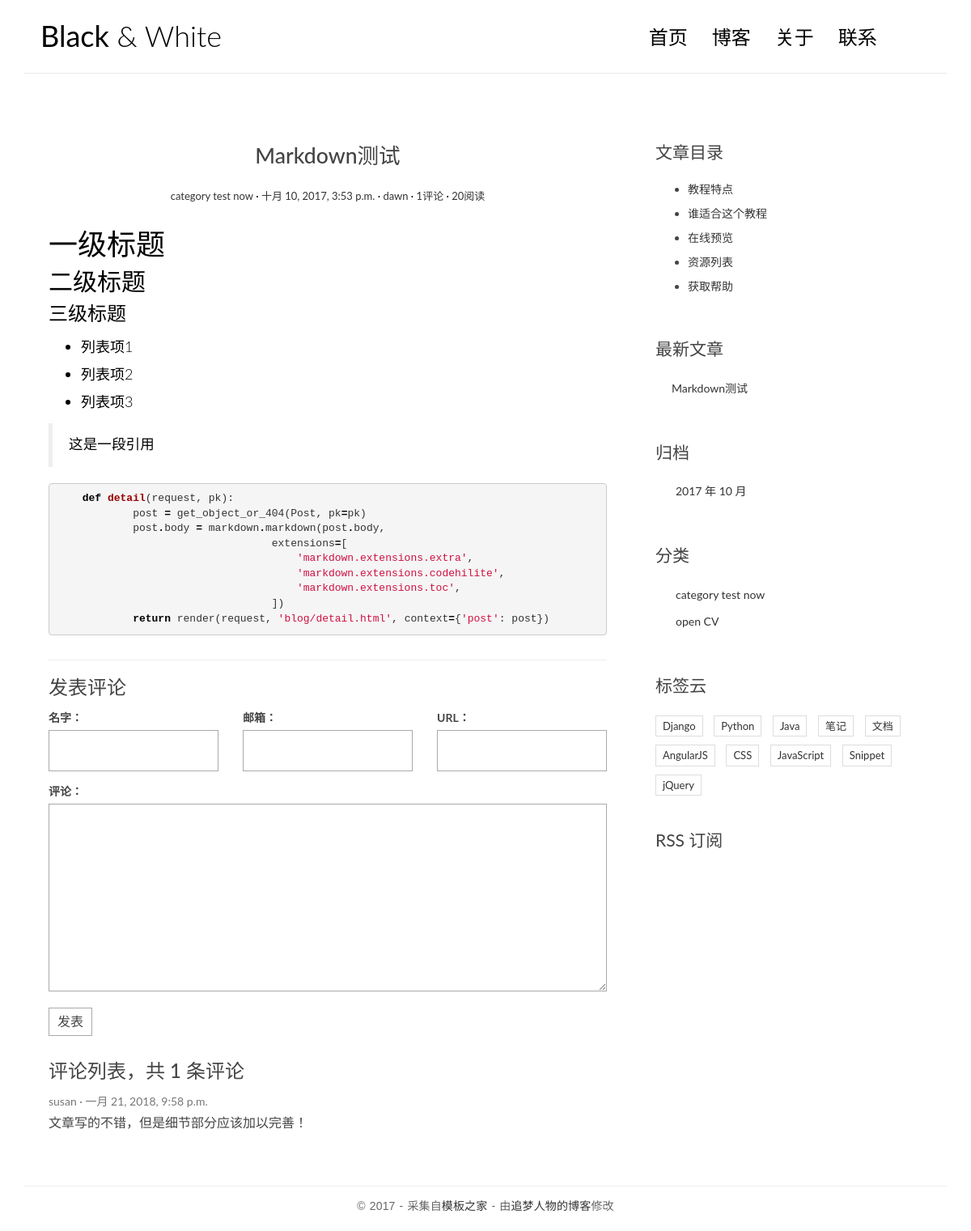
The app's page /post/2/ with its own data.
### blog/models.py (models this page shows, shortened)
class Post(models.Model):
    title = models.CharField(max_length=70)
    body = models.TextField()
    created_time = models.DateTimeField()
    modified_time = models.DateTimeField()
    excerpt = models.CharField(max_length=200, blank=True)
    category = models.ForeignKey(Category)
    tags = models.ManyToManyField(Tag, blank=True)
    author = models.ForeignKey(User)
    views = models.PositiveIntegerField(default=0)
    def increase_views(self):
        self.views += 1
        self.save(update_fields=['views'])
    def get_absolute_url(self):
        return reverse('blog:detail', kwargs={'pk': self.pk})
    class Meta:
        ordering = ['-created_time']
    body = models.TextField()
    excerpt = models.CharField(max_length=200, blank=True)
    def save(self, *args, **kwargs):
        if not self.excerpt:
            md = markdown.Markdown(extensions=[
                'markdown.extensions.extra',
                'markdown.extensions.codehilite',
            ])
            self.excerpt = strip_tags(md.convert(self.body))[:54]
        super(Post, self).save(*args, **kwargs)

class Category(models.Model):
    name = models.CharField(max_length=100)

### comments/models.py (models this page shows, shortened)
class Comment(models.Model):
    name = models.CharField(max_length=100)
    email = models.EmailField(max_length=255)
    url = models.URLField(blank=True)
    text = models.TextField()
    created_time = models.DateTimeField(auto_now_add=True)
    post = models.ForeignKey('blog.Post')

### blog/views.py (the view)
# urls.py: url(r'^post/(?P<pk>[0-9]+)/$', views.detail, name='detail'),
def detail(request, pk):
    post = get_object_or_404(Post, pk=pk)
    post.increase_views()
    post.body = markdown.markdown(post.body,
                                  extensions=[
                                      'markdown.extensions.extra',
                                      'markdown.extensions.codehilite',
                                      'markdown.extensions.toc',
                                  ])
    form = CommentForm()
    comment_list = post.comment_set.all()
    context = {'post': post,
               'form': form,
               'comment_list': comment_list
               }
    return render(request, 'blog/detail.html', context=context)

### comments/forms.py
class CommentForm(forms.ModelForm):
    class Meta:
        model = Comment
        fields = ['name', 'email', 'url', 'text']

### blog/templatetags/blog_tags.py (called while the page is built)
@register.simple_tag
def get_recent_posts(num=5):
    return Post.objects.all().order_by('-created_time')[:num]

@register.simple_tag
def archives():
    return Post.objects.dates('created_time', 'month', order='DESC')

@register.simple_tag
def get_categories():
    return Category.objects.all()

### templates/blog/detail.html (shortened to what this page needs)
{% extends 'base.html' %}
{% block main %}
    <article class="post post-{{ post.pk }}">
        <header class="entry-header">
            <h1 class="entry-title">{{ post.title }}</h1>
            <div class="entry-meta">
                <span class="post-category"><a href="#">{{ post.category.name }}</a></span>
                <span class="post-date"><a href="#"><time class="entry-date"
                                                          datetime="{{ post.created_time }}">{{ post.created_time }}</time></a></span>
                <span class="post-author"><a href="#">{{ post.author }}</a></span>
                <span class="comments-link"><a href="#">{{ post.comment_set.count }}评论</a></span>
                <span class="views-count"><a href="#">{{ post.views }}阅读</a></span>
            </div>
        </header>
        <div class="entry-content clearfix">
            {{ post.body|safe }}
        </div>
    </article>
    <section class="comment-area" id="comment-area">
        <hr>
        <h3>发表评论</h3>
       <form action="{% url 'comments:post_comment' post.pk %}" method="post" class="comment-form">
            <div class="row">
                <div class="col-md-4">
                    <label for="{{ form.name.id_for_label }}">名字：</label>{{ form.name }}{{ form.name.errors }}
                </div>
                <div class="col-md-4">
                     <label for="{{ form.email.id_for_label }}">邮箱：</label>{{ form.email }}{{ form.email.errors }}
                </div>
                <div class="col-md-4">
                     <label for="{{ form.url.id_for_label }}">URL：</label>{{ form.url }}{{ form.url.errors }}
                </div>
                <div class="col-md-12">
                     <label for="{{ form.text.id_for_label }}">评论：</label>{{ form.text }}{{ form.text.errors }}
                     <button type="submit" class="comment-btn">发表</button>
                </div>
            </div>
       </form>
        <div class="comment-list-panel">
            <h3>评论列表，共 <span>{{ post.comment_set.count }}</span> 条评论</h3>
            <ul class="comment-list list-unstyled">
            {% for comment in comment_list %}
                <li class="comment-item">
                    <span class="nickname">{{ comment.name }}</span>
                    <time class="submit-date">{{ comment.created_time }}</time>
                    <div class="text">{{ comment.text }}</div>
                </li>
            {% empty %}
             暂无评论
            {% endfor %}
            </ul>
        </div>
    </section>
{% endblock main %}
{% block toc %}
    <div class="widget widget-content">
        <h3 class="widget-title">文章目录</h3>
        <ul>
            <li>
                <a href="#">教程特点</a>
            </li>
            <li>
                <a href="#">谁适合这个教程</a>
            </li>
            <li>
                <a href="#">在线预览</a>
            </li>
            <li>
                <a href="#">资源列表</a>
            </li>
            <li>
                <a href="#">获取帮助</a>
            </li>
        </ul>
    </div>
{% endblock toc %}

### templates/base.html (shortened to what this page needs)
{% load staticfiles %}
{% load blog_tags %}
<!DOCTYPE html>
<html>
<head>
    <link rel="stylesheet" href="http://code.ionicframework.com/ionicons/2.0.1/css/ionicons.min.css">
    <link rel="stylesheet" href="{% static 'blog/css/bootstrap.min.css' %}">
    <link rel="stylesheet" href="{% static 'blog/css/pace.css' %}">
    <link rel="stylesheet" href="{% static 'blog/css/custom.css' %}">
    <link rel="stylesheet" href="{% static 'blog/css/highlights/github.css' %}">
</head>
<body>
<div class="container">
    <header id="site-header">
        <div class="row">
            <div class="col-md-4 col-sm-5 col-xs-8">
                <div class="logo">
                    <h1><a href="index.html"><b>Black</b> &amp; White</a></h1>
                </div>
            </div>
            <div class="col-md-8 col-sm-7 col-xs-4">
                <nav class="main-nav" role="navigation">
                    <div class="collapse navbar-collapse" id="bs-example-navbar-collapse-1">
                        <ul class="nav navbar-nav navbar-right">
                            <li class="cl-effect-11"><a href="index.html" data-hover="首页">首页</a></li>
                            <li class="cl-effect-11"><a href="full-width.html" data-hover="博客">博客</a></li>
                            <li class="cl-effect-11"><a href="about.html" data-hover="关于">关于</a></li>
                            <li class="cl-effect-11"><a href="contact.html" data-hover="联系">联系</a></li>
                        </ul>
                    </div>
                </nav>
            </div>
        </div>
    </header>
</div>
<div class="content-body">
    <div class="container">
        <div class="row">
            <main class="col-md-8">
                {% block main %}
                {% endblock main %}
            </main>
            <aside class="col-md-4">
                {% block toc %}
                {% endblock toc %}
                <div class="widget widget-recent-posts">
                    <h3 class="widget-title">最新文章</h3>
                    {% get_recent_posts as recent_post_list %}
                    <ul>
                    {% for post in recent_post_list %}
                        <li>
                             <a href="{{ post.get_absolute_url }}">{{ post.title }}</a>
                        </li>
                        {% empty %}
                         暂无文章！
                        {% endfor %}
                    </ul>
                </div>
                <div class="widget widget-archives">
                    <h3 class="widget-title">归档</h3>
                     {% archives as date_list %}
                     <ul>
                     {% for date in date_list %}
                     <li>
                         <a href="{% url 'blog:archives' date.year date.month %}">{{ date.year }} 年 {{ date.month }} 月
                         </a>
                    </li>
                    {% empty %}
                         暂无归档！
                    {% endfor %}
                    </ul>
                </div>
                <div class="widget widget-category">
                    <h3 class="widget-title">分类</h3>
                    {% get_categories as category_list %}
                    <ul>
                    {% for category in category_list %}
                        <li>
                            <a href="{% url 'blog:category' category.pk %}">{{ category.name }}</a>
                        </li>
                    {% empty %}
                    暂无分类！
                    {% endfor %}
                    </ul>
                </div>
                <div class="widget widget-tag-cloud">
                    <h3 class="widget-title">标签云</h3>
                    <ul>
                        <li>
                            <a href="#">Django</a>
                        </li>
                        <li>
                            <a href="#">Python</a>
                        </li>
                        <li>
                            <a href="#">Java</a>
                        </li>
                        <li>
                            <a href="#">笔记</a>
                        </li>
                        <li>
                            <a href="#">文档</a>
                        </li>
                        <li>
                            <a href="#">AngularJS</a>
                        </li>
                        <li>
                            <a href="#">CSS</a>
                        </li>
                        <li>
                            <a href="#">JavaScript</a>
                        </li>
                        <li>
                            <a href="#">Snippet</a>
                        </li>
                        <li>
                            <a href="#">jQuery</a>
                        </li>
                    </ul>
                </div>
                <div class="rss">
                    <a href=""> RSS 订阅</a>
                </div>
            </aside>
        </div>
    </div>
</div>
<footer id="site-footer">
    <div class="container">
        <div class="row">
            <div class="col-md-12">
                <p class="copyright">&copy 2017 - 采集自<a href="http://www.cssmoban.com/"
                                                        target="_blank" title="模板之家">模板之家</a>
                    - 由<a href="http://zmrenwu.com/" title="网页模板" target="_blank">追梦人物的博客</a>修改
                </p>
            </div>
        </div>
    </div>
</footer>
</body>
</html>

### blog/static/blog/css/custom.css (style rules this page uses)
* { outline: none; }
h1, h2, h3, h4, h5, h6 { margin-top: 0; }
b { font-weight: 400; }
a { color: #333; }
body { color: #444; font-family: 'Lato', sans-serif; }
p { font-family: 'Ubuntu', sans-serif; font-weight: 400; word-spacing: 1px; letter-spacing: 0.01em; }
#site-header { background-color: #FFF; padding: 25px 20px; margin-bottom: 40px; border-bottom: 1px solid #e7e7e7; }
.logo h1 a { color: #000; }
.logo h1 { margin: 0; font-family: 'Lato', sans-serif; font-weight: 300; }
.main-nav { margin-top: 11px; max-width: 95%; }
.main-nav a { color: #000000 !important; padding: 0 0 5px 0 !important; margin-right: 30px; font-family: 'Lato', sans-serif; font-weight: 300; font-size: 24px; }
.cl-effect-11 a { padding: 10px 0; color: #0972b4; text-shadow: none; }
.cl-effect-11 a::before { position: absolute; top: 0; left: 0; overflow: hidden; padding: 0 0 5px 0 !important; max-width: 0; border-bottom: 1px solid #000; color: #000; content: attr(data-hover); white-space: nowrap; -webkit-transition: max-width 0.5s; -moz-transition: max-width 0.5s; transition: max-width 0.5s; }
.content-body { padding-bottom: 4em; }
.post { background: #fff; padding: 30px 30px 0; }
.entry-title { text-align: center; font-size: 1.9em; margin-bottom: 20px; line-height: 1.6; padding: 10px 20px 0; }
.entry-meta { text-align: center; color: #DDDDDD; font-size: 13px; margin-bottom: 30px; }
.entry-content { font-size: 18px; line-height: 1.9; font-weight: 300; color: #000; }
.post-category::after, .post-date::after, .post-author::after, .comments-link::after { content: ' ·'; color: #000; }
.widget { background: #fff; padding: 30px 0 0; }
.widget-title { font-size: 1.5em; margin-bottom: 20px; line-height: 1.6; padding: 10px 0 0; font-weight: 400; }
.widget-recent-posts ul { padding: 0; margin: 0; padding-left: 20px; }
.widget-recent-posts ul li { list-style-type: none; position: relative; line-height: 170%; margin-bottom: 10px; }
.widget-recent-posts ul li::before { content: '\f3d3'; font-family: "Ionicons"; position: absolute; left: -17px; top: 3px; font-size: 16px; color: #000; }
.widget-archives ul { padding: 0; margin: 0; padding-left: 25px; }
.widget-archives ul li { list-style-type: none; position: relative; line-height: 170%; margin-bottom: 10px; }
.widget-archives ul li::before { content: '\f3f3'; font-family: "Ionicons"; position: absolute; left: -25px; top: 1px; font-size: 16px; color: #000; }
.widget-category ul { padding: 0; margin: 0; padding-left: 25px; }
.widget-category ul li { list-style-type: none; position: relative; line-height: 170%; margin-bottom: 10px; }
.widget-category ul li::before { content: '\f3fe'; font-family: "Ionicons"; position: absolute; left: -25px; top: 1px; font-size: 18px; color: #000; }
.widget-tag-cloud ul { padding: 0; margin: 0; margin-right: -10px; }
.widget-tag-cloud ul li { list-style-type: none; font-size: 13px; display: inline-block; margin-right: 10px; margin-bottom: 10px; padding: 3px 8px; border: 1px solid #ddd; }
.widget-content ul li { margin-bottom: 10px; }
.rss { font-size: 21px; margin-top: 30px; }
.rss a { color: #444; }
#site-footer { padding-top: 10px; padding: 0 0 1.5em 0; }
.copyright { text-align: center; padding-top: 1em; margin: 0; border-top: 1px solid #eee; color: #666; }
.contact-form input, .comment-form input { border: 1px solid #aaa; margin-bottom: 15px; width: 100%; padding: 15px 15px; font-size: 16px; line-height: 100%; transition: 0.4s border-color linear; }
.contact-form textarea, .comment-form textarea { border: 1px solid #aaa; margin-bottom: 15px; width: 100%; padding: 15px 15px; font-size: 16px; line-height: 20px !important; min-height: 183px; transition: 0.4s border-color linear; }
.comment-area { padding: 0 30px 0; }
.comment-form { margin-top: 15px; }
.comment-form .comment-btn { background-color: #fff; border: 1px solid #aaa; font-size: 16px; padding: 5px 10px; }
.comment-list-panel { margin-top: 30px; }
.comment-list { margin-top: 15px; }
.comment-item .nickname, .comment-item .submit-date { color: #777; font-size: 14px; }
.comment-item .nickname:after { content: ' ·'; }
.comment-item .text { padding-top: 5px; font-size: 16px; }

### blog/static/blog/css/highlights/github.css (style rules this page uses)
.codehilite .k { color: #000000; font-weight: bold }
.codehilite .o { color: #000000; font-weight: bold }
.codehilite .nf { color: #990000; font-weight: bold }
.codehilite .w { color: #bbbbbb }
.codehilite .s1 { color: #d01040 }

### records on screen
Post: title "Markdown测试", category.name "category test now", created_time "十月 10, 2017, 3:53 p.m.", author "dawn", comment_set.count "1", views "20", body "一级标题 二级标题 三级标题 列表项1 列表项2 列表项3 这是一段引用 def detail ( request , pk ): post = get_object_or_404 ( Post , pk = pk ) post . body = markdown . markdown ( post . body , extensions = [ 'markdown.extensions.extra' , 'markdown.extensions.codehilite' , 'markdown.extensions.toc' , ]) return render ( request , 'blog/detail.html' , context = { 'post' : post })"
Comment: name "susan", created_time "一月 21, 2018, 9:58 p.m.", text "文章写的不错，但是细节部分应该加以完善！"
Category: name "category test now"
Category: name "open CV"

### other values on screen
{{ date.year }} "2017"
{{ date.month }} "10"
